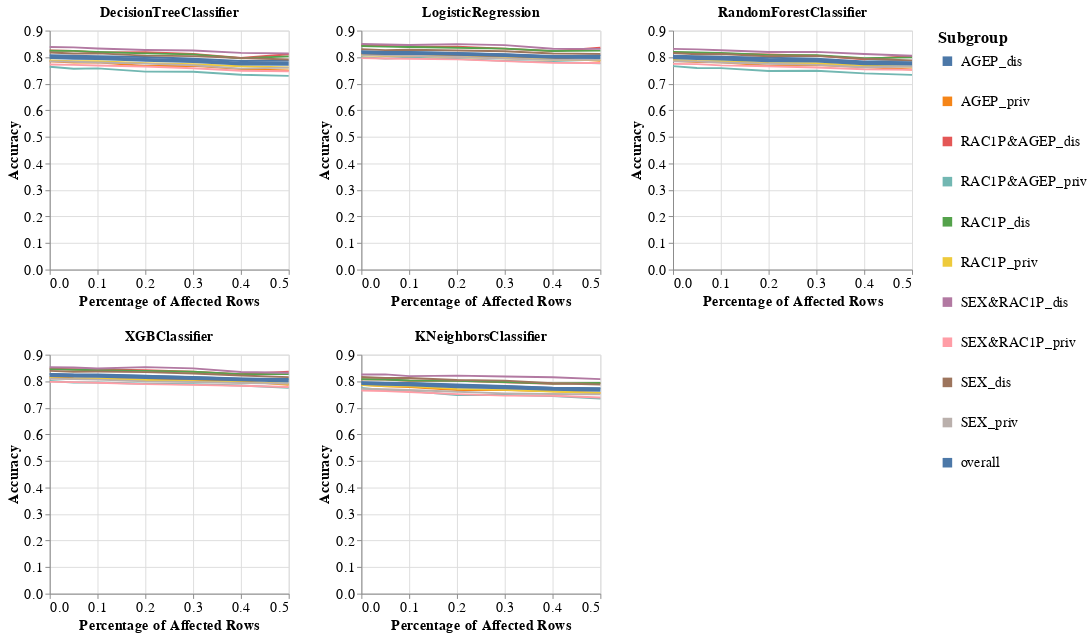

The cell this chart's notebook holds for it:
### Code cell
visualizer.create_subgroups_grid_pct_lines_per_model_plot(subgroup_metric='Accuracy',
                                                          target_preprocessing_technique=PREPROCESSING_TECHNIQUES[0],
                                                          model_names=MODEL_NAMES)
